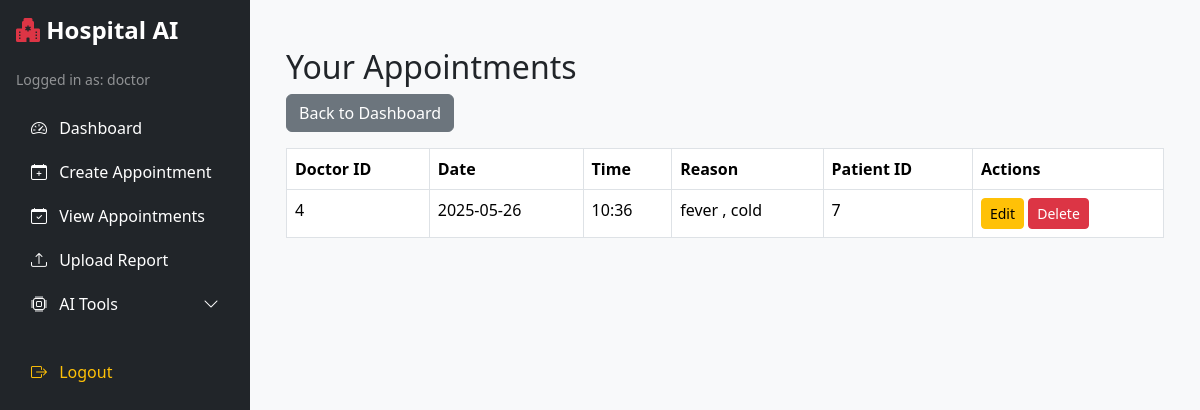
/view_appointments (signed in), run on the app's committed database.
### app/models/user.py (models this page shows, shortened)
class User(UserMixin, db.Model):
    id = db.Column(db.Integer, primary_key=True)
    username = db.Column(db.String(100), unique=True, nullable=False)
    password = db.Column(db.String(100), nullable=False)
    role = db.Column(db.String(20), nullable=False)  # 'admin', 'doctor', 'patient'

### app/models/appointment.py (models this page shows)
class Appointment(db.Model):
    id = db.Column(db.Integer, primary_key=True)
    patient_id = db.Column(db.Integer, db.ForeignKey('user.id'), nullable=False)
    doctor_id = db.Column(db.Integer, db.ForeignKey('user.id'), nullable=False)
    date = db.Column(db.DateTime, nullable=False)
    reason = db.Column(db.String(255), nullable=False)
    doctor = db.relationship('User', foreign_keys=[doctor_id], backref='doctor_appointments', lazy=True)
    patient = db.relationship('User', foreign_keys=[patient_id], backref='patient_appointments', lazy=True)

### app/controllers/appointment_controller.py (the view)
@appointment_bp.route('/view_appointments')
@login_required
def view_appointments():
    if current_user.role == 'admin':
        appointments = Appointment.query.all()
    elif current_user.role == 'doctor':
        appointments = Appointment.query.filter_by(doctor_id=current_user.id).all()
    elif current_user.role == 'patient':
        appointments = Appointment.query.filter_by(patient_id=current_user.id).all()
    else:
        appointments = []
    return render_template('view_appointments.html', appointments=appointments)

### app/models/user.py (called while the page is built)
@login_manager.user_loader
def load_user(user_id):
    return User.query.get(int(user_id))

### app/templates/view_appointments.html
{% extends 'base.html' %}
{% block content %}
<div class="container mt-4">
  <h2>Your Appointments</h2>
  <a href="{{ url_for('auth.dashboard') }}" class="btn btn-secondary mb-3">Back to Dashboard</a>
  <table class="table table-bordered">
    <thead class="thead-dark">
      <tr>
        <th>Doctor ID</th>
        <th>Date</th>
        <th>Time</th>
        <th>Reason</th>
        {% if current_user.role != 'patient' %}
        <th>Patient ID</th>
        <th>Actions</th>
        {% endif %}
      </tr>
    </thead>
    <tbody>
      {% for appt in appointments %}
      <tr>
        <td>{{ appt.doctor_id }}</td>
        <td>{{ appt.date.strftime('%Y-%m-%d') }}</td>
        <td>{{ appt.date.strftime('%H:%M') }}</td>
        <td>{{ appt.reason }}</td>
        {% if current_user.role != 'patient' %}
        <td>{{ appt.patient_id }}</td>
        <td>
          <a href="{{ url_for('appointment.edit_appointment', appointment_id=appt.id) }}" class="btn btn-sm btn-warning">Edit</a>
          <a href="{{ url_for('appointment.delete_appointment', appointment_id=appt.id) }}" class="btn btn-sm btn-danger"
            onclick="return confirm('Are you sure you want to delete this appointment?');">Delete</a>
        </td>
        {% endif %}
      </tr>
      {% endfor %}
    </tbody>
  </table>
</div>
{% endblock %}

### app/templates/base.html (shortened to what this page needs)
<!DOCTYPE html>
<html lang="en">
<head>
    <link href="https://cdn.jsdelivr.net/npm/bootstrap@5.3.2/dist/css/bootstrap.min.css" rel="stylesheet">
    <link href="https://cdn.jsdelivr.net/npm/bootstrap-icons@1.10.5/font/bootstrap-icons.css" rel="stylesheet">
</head>
<body>
<div class="d-flex">
    <div class="bg-dark text-white p-3 sidebar">
        <h4 class="mb-4"><i class="bi bi-hospital-fill text-danger"></i> Hospital AI</h4>
        {% if current_user.is_authenticated %}
            <p class="text-white-50 small">Logged in as: {{ current_user.role }}</p>
            <ul class="nav flex-column">
                <li class="nav-item">
                    <a class="nav-link text-white" href="{{ url_for('auth.dashboard') }}">
                        <i class="bi bi-speedometer2 me-2"></i> Dashboard
                    </a>
                </li>
                <li class="nav-item">
                    <a class="nav-link text-white" href="{{ url_for('appointment.create_appointment') }}">
                        <i class="bi bi-calendar-plus me-2"></i> Create Appointment
                    </a>
                </li>
                {% if current_user.role in ['admin', 'doctor'] %}
                    <li class="nav-item">
                        <a class="nav-link text-white" href="{{ url_for('appointment.view_appointments') }}">
                            <i class="bi bi-calendar-check me-2"></i> View Appointments
                        </a>
                    </li>
                {% endif %}
                <li class="nav-item">
                    <a class="nav-link text-white" href="{{ url_for('report.upload_report') }}">
                        <i class="bi bi-upload me-2"></i> Upload Report
                    </a>
                </li>
                <li class="nav-item">
                    <a class="nav-link text-white" data-bs-toggle="collapse" href="#aiTools" role="button" aria-expanded="false">
                        <i class="bi bi-cpu me-2"></i> AI Tools <i class="bi bi-chevron-down float-end"></i>
                    </a>
                </li>
                <li class="nav-item mt-4">
                    <a class="nav-link text-warning" href="{{ url_for('auth.logout') }}">
                        <i class="bi bi-box-arrow-right me-2"></i> Logout
                    </a>
                </li>
            </ul>
        {% else %}
            <p class="text-white">Not logged in</p>
        {% endif %}
    </div>
    <div class="flex-grow-1 p-4 main-content">
        {% block content %}{% endblock %}
    </div>
</div>
</body>
</html>

### app/templates/base.html (style rules this page uses)
body { font-family: 'Segoe UI', sans-serif; }
.sidebar { width: 250px; min-height: 100vh; }
.sidebar .nav-link { padding: 10px 15px; border-radius: 5px; transition: background 0.3s; }
.sidebar h4 { font-weight: bold; }
.nav-link i { font-size: 1rem; }
.main-content { background-color: #f8f9fa; min-height: 100vh; }

### data on the page
User: role "doctor"
Appointment: doctor_id "4", date "2025-05-26", date "10:36", reason "fever , cold", patient_id "7"
